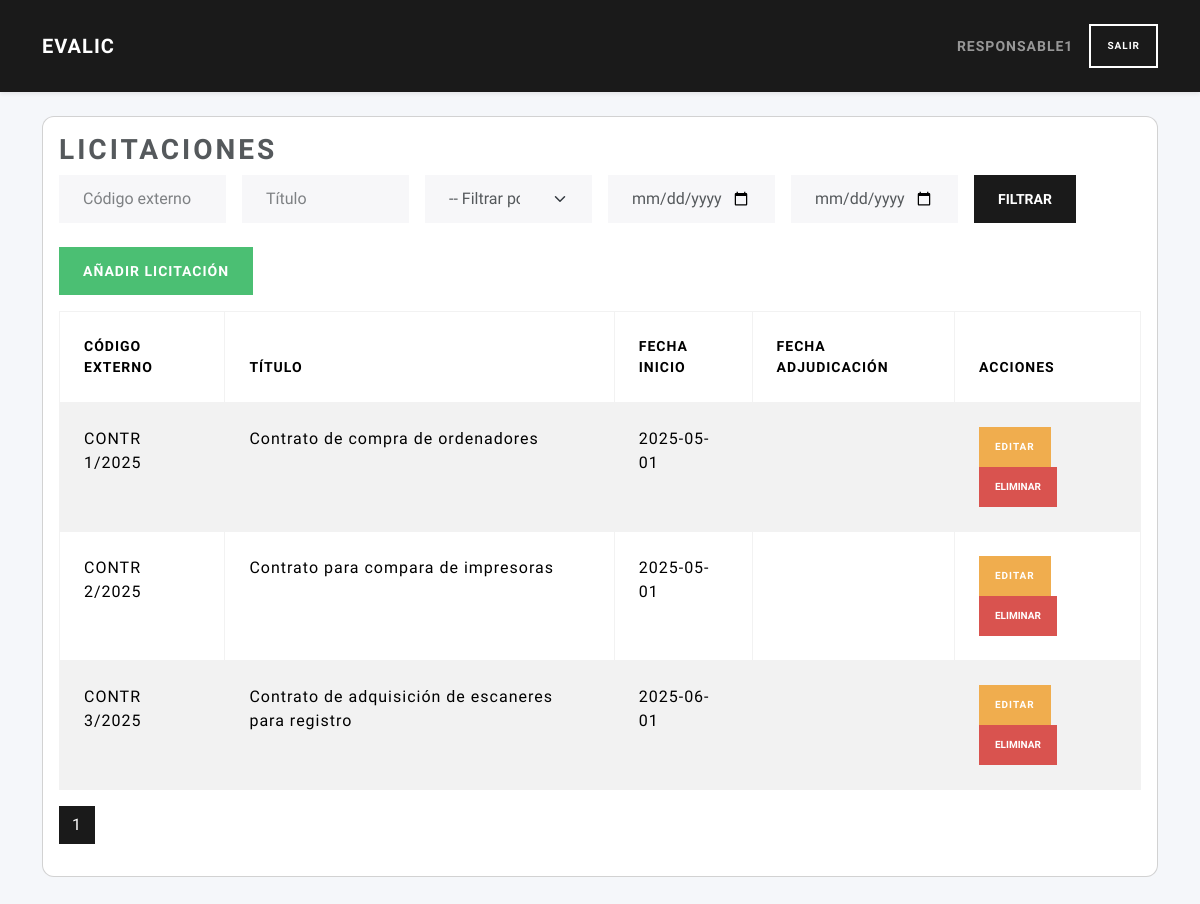
The page /licitaciones/ (signed in) on the database as committed earlier.
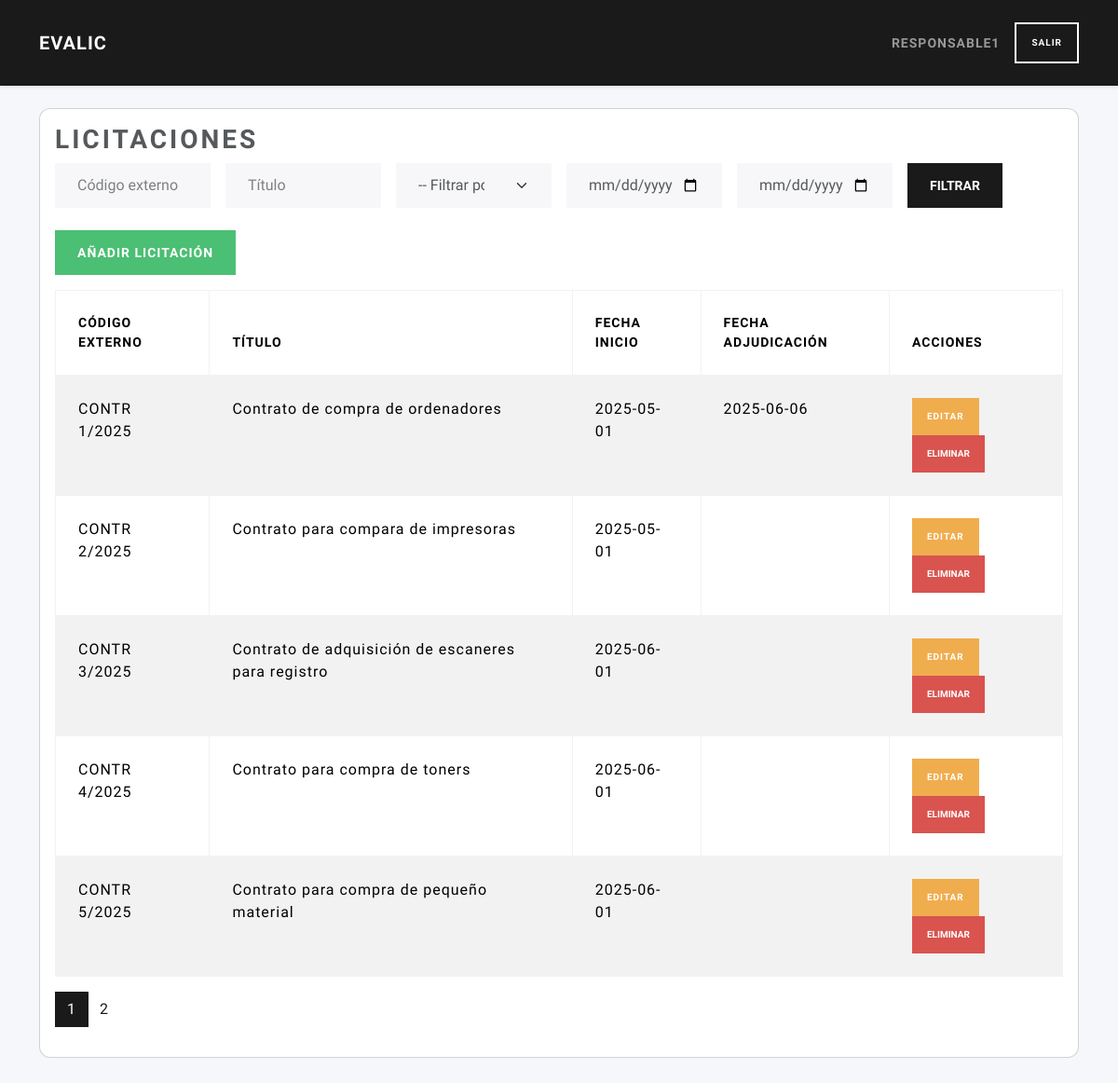
The same page on the database as committed later.
### tables this page shows
CREATE TABLE licitaciones (
        id INTEGER PRIMARY KEY AUTOINCREMENT,
        user_id INTEGER NOT NULL,
        external_id TEXT NOT NULL,
        title TEXT NOT NULL,
        description TEXT,
        fecha_inicio TEXT NOT NULL,
        fecha_adjudicacion TEXT,
        FOREIGN KEY (user_id) REFERENCES users(id)
    );

### routes/licitaciones_routes.py (the view, shortened to what this page needs)
@licitaciones_bp.route('/', methods=('GET',))
def index():
    if 'user_id' not in session or session.get('role_id') != 2:
        return redirect(url_for('auth.login'))
    user_id = session.get('user_id')
    lic_rows = list_licitaciones()
    licitaciones = [l for l in lic_rows if l['user_id'] == user_id]
    external_id  = request.args.get('external_id', '').strip()
    title        = request.args.get('title', '').strip()
    fecha_tipo   = request.args.get('fecha_tipo', '')
    fecha_desde  = request.args.get('fecha_desde', '')
    fecha_hasta  = request.args.get('fecha_hasta', '')
    if external_id:
       licitaciones = [
           l for l in licitaciones
           if external_id.lower() in (l['external_id'] or '').lower()
       ]
    if title:
       licitaciones = [
           l for l in licitaciones
           if title.lower() in (l['title'] or '').lower()
       ]
    page = request.args.get('page', 1, type=int)
    per_page = current_app.config.get('LIC_PER_PAGE', 5)
    total = len(licitaciones)
    total_pages = ceil(total / per_page) if total else 1
    start = (page - 1) * per_page
    end = start + per_page
    licitaciones = licitaciones[start:end]
    responsable_id = 2
    is_responsable = session.get('role_id') == responsable_id
    return render_template(
        'licitaciones/index.html',
        licitaciones=licitaciones,
        is_responsable=is_responsable,
        total_pages=total_pages,
        current_page=page,
        request=request
    )

### models/dao.py (called while the page is built)
def close_connection(exception):
    db = getattr(g, '_database', None)
    if db is not None:
        db.close()

def get_db(app):
    if 'sqlite_db' not in g:
        g.sqlite_db = sqlite3.connect(
            app.config['DATABASE'],
            detect_types=sqlite3.PARSE_DECLTYPES
        )
        g.sqlite_db.row_factory = sqlite3.Row
    return g.sqlite_db

### models/licitaciones_data.py (called while the page is built)
def list_licitaciones(db):
    cur = db.execute("SELECT * FROM licitaciones ORDER BY id")
    return cur.fetchall()

### services/licitacion_service.py (called while the page is built)
def list_licitaciones():
    db = get_db(current_app)
    return data_list(db)

### templates/licitaciones/index.html (shortened to what this page needs)
{% extends 'base.html' %}
{% block content %}
<div class="card mb-4">
  <div class="card-body">
    <h2 class="card-title">Licitaciones</h2>
    <form method="get" class="row g-3 mb-4 flex-nowrap">
      <div class="col-md-2">
        <input type="text" name="external_id" class="form-control" placeholder="Código externo" value="{{ request.args.get('external_id', '') }}">
      </div>
      <div class="col-md-2">
        <input type="text" name="title" class="form-control" placeholder="Título" value="{{ request.args.get('title', '') }}">
      </div>
      <div class="col-md-2">
        <select name="fecha_tipo" class="form-select">
          <option value="">-- Filtrar por fecha --</option>
        </select>
      </div>
      <div class="col-md-2">
        <input type="date" name="fecha_desde" class="form-control" value="{{ request.args.get('fecha_desde', '') }}">
      </div>
      <div class="col-md-2">
        <input type="date" name="fecha_hasta" class="form-control" value="{{ request.args.get('fecha_hasta', '') }}">
      </div>
      <div class="col-md-2">
        <button type="submit" class="btn btn-primary">Filtrar</button>
      </div>
    </form>
    <a href="{{ url_for('licitaciones.create_licitacion_route') }}" class="btn btn-success mb-3">Añadir licitación</a>
    <table class="table table-bordered table-striped">
      <thead>
        <tr>
          <th>Código externo</th>
          <th>Título</th>
          <th>Fecha inicio</th>
          <th>Fecha adjudicación</th>
          <th>Acciones</th>
        </tr>
      </thead>
      <tbody>
        {% for lic in licitaciones %}
        <tr>
          <td>{{ lic.external_id }}</td>
          <td>{{ lic.title }}</td>
          <td>{{ lic.fecha_inicio }}</td>
          <td>{{ lic.fecha_adjudicacion }}</td>
          <td>
            <a href="{{ url_for('licitaciones.edit_licitacion_route', lic_id=lic.id) }}" class="btn btn-sm btn-warning">Editar</a>
            {% if is_responsable %}
            <form action="{{ url_for('licitaciones.delete_licitacion_route', lic_id=lic.id) }}" method="post" style="display:inline-block;" onsubmit="return confirm('¿Estás seguro de que quieres eliminar esta licitación?');">
              <button type="submit" class="btn btn-danger btn-sm">Eliminar</button>
            </form>
            {% endif %}
          </td>
        </tr>
        {% endfor %}
      </tbody>
    </table>
<nav aria-label="Paginación licitaciones">
  <ul class="pagination justify-content-left">
    {% for p in range(1, total_pages + 1) %}
      <li class="page-item{% if p == current_page %} active{% endif %}">
        <a class="page-link"
           href="{{ url_for('licitaciones.index',
                            page=p,
                            external_id=request.args.external_id,
                            title=request.args.title,
                            fecha_tipo=request.args.fecha_tipo,
                            fecha_desde=request.args.fecha_desde,
                            fecha_hasta=request.args.fecha_hasta) }}">
          {{ p }}
        </a>
      </li>
    {% endfor %}
  </ul>
</nav>
  </div>
</div>
{% endblock %}

Rows that differ between the two databases and show on the page:
changed licitaciones "CONTR 1/2025": fecha_adjudicacion (not shown) → "2025-06-06"
added licitaciones: external_id "CONTR 4/2025", title "Contrato para compra de toners", fecha_inicio "2025-06-01"
added licitaciones: external_id "CONTR 5/2025", title "Contrato para compra de pequeño material", fecha_inicio "2025-06-01"
Other text that changed with them:
new list line: "2"
